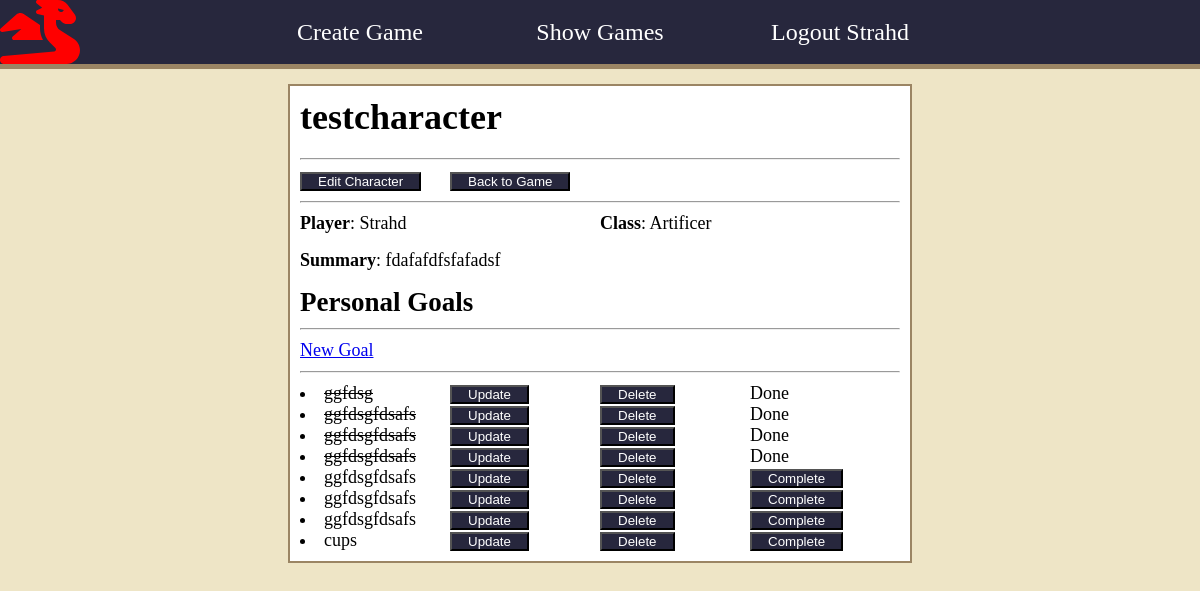
Page /games/character/47/ (signed in) on the committed database.
### games/models.py (models this page shows, shortened)
class Character(models.Model):
    summary = models.TextField()
    name = models.CharField(max_length=100)
    playersclass = models.CharField(choices=CLASS_CHOICES, max_length=50, default='Artificer')
    user = models.ForeignKey(USER_MODEL, related_name="characters", on_delete=models.CASCADE)
    game = models.ForeignKey("Game", related_name="characters", on_delete=models.CASCADE)

### goals/models.py (models this page shows, shortened)
class CharacterGoal(models.Model):
    name = models.CharField(max_length=100)
    description = models.TextField()
    is_completed = models.BooleanField(default=False)
    character = models.ForeignKey("games.Character", related_name="goals", on_delete=models.CASCADE, null=True)

### games/views.py (the view)
# urls.py: path("character/<int:pk>/", CharacterDetailView.as_view(), name="detail_character"),
class CharacterDetailView(LoginRequiredMixin, DetailView):
    model = Character
    template_name = "characters/detail_character.html"
    context_object_name = "character_detail"

### games/templates/characters/detail_character.html (shortened to what this page needs)
{% extends 'base.html' %}
{% block content %}
<div class="games-container">
    <h1> {{ character_detail.name }}</h1>
    <hr>
    <div class="character-nav">
        {% if character_detail.user == user %}
            <div>
                <button><a href="{% url 'update_character' character_detail.id%}">Edit Character</a></button>
            </div>
        {% endif %}
        <div>
            <button><a href="{% url 'show_game' character_detail.game_id%}">Back to Game</a></button>
        </div>
    </div>
    <hr>
    <div class="character-detail">
        <p><strong>Player</strong>: {{ character_detail.user }} </p>
        <p><strong>Class</strong>: {{ character_detail.playersclass }} </p>
        <p class="span-two-columns"><strong>Summary</strong>: {{ character_detail.summary }} </p>
    </div>
    <div class="goals">
        <h2>Personal Goals</h2>
        <hr>
            <a href="{% url 'create_character_goal' character_detail.id%}">New Goal</a>
        <hr>
        <ul>
            {% for goal in character_detail.goals.all  %}
                <div class="goal-grid">
                    {% if goal.is_completed %}
                        <li class="goal-list-completed">{{ goal.name }}</li>
                    {% else %}
                        <li class="goal-list">{{ goal.name }}</li>
                    {% endif %}
                    <div><button><a href="{% url 'update_character_goal' goal.id%}">Update</a></button></div>
                    <div><button><a href="{% url 'delete_goal' goal.id%}">Delete</a></button></div>
                    {% if goal.is_completed %}
                        <p>Done</p>
                    {% else %}
                        <form method="POST" action="{% url 'complete_goal' goal.id %}">
                            <div>
                                <button type="submit" class="complete-button">Complete</button>
                            </div>
                        </form>
                    {% endif %}
                </div>
            {% endfor %}
        </ul>
    </div>
</div>
{% endblock content %}

### games/templates/base.html (shortened to what this page needs)
{% load static %}
<!DOCTYPE html>
<html lang="en">
<head>
    <link rel="stylesheet" href="{% static 'player/player.css' %}">
</head>
<body>
    <header>
        <nav>
        <i class="fa-solid fa-dragon background-dragon"></i>
            <ul>
                {% if user.is_authenticated %}
                    <li ><a href="{% url 'create_game' %}" class="nav-link">Create Game</a></li>
                    <li><a href="{% url 'list_games' %}" class="nav-link">Show Games</a></li>
                    <li><a href="{% url 'logout' %}" class="nav-link">Logout {{ user.username }}</a></li>
                {% else %}
                <li><a href="{% url 'signup' %}" class="nav-link">Signup</a></li>
                <li class="login"><a href="{% url 'login' %}" class="nav-link">Login</a></li>
                {% endif %}
            </ul>
        </nav>
    </header>
   <main>
       {% block content %}
       {% endblock content%}
   </main>
</body>
</html>

### games/static/player/player.css (style rules this page uses)
* { margin: 0; padding: 0; }
body { background-color: #eee5c6; font-size: 18px; }
header { background-color:#27273d; height: 4rem; margin-bottom: 20px; }
nav { border-bottom: 5px solid #9b8564; }
.span-two-columns { grid-column: span 2; }
header > nav, ul { height: 100%; }
header > nav > ul { display: grid; grid-template-columns: repeat(5, 1fr); align-items: center; justify-items: center; list-style: none; }
.nav-link { text-decoration: none; font-size: 1.5rem; height: 100%; color: white; }
header > nav > ul > li:nth-child(1) { grid-column-start: 2; }
main { display: flex; justify-content: center; align-content: center; }
.background-dragon { position: fixed; color: red; height: 4rem; }
.games-container { display: flex; flex-direction: column; height: auto; width: 50%; background-color: white; border: 2px solid #9b8564; padding: 10px; }
.games-container > h1 { margin-bottom: 10px; }
li { list-style: none; }
.fa-dragon { padding-right: 6px; }
form { display: flex; flex-direction: column; }
button { background-color:#27273d; }
button > a { color: white; text-decoration: none; padding: 1rem; }
hr { margin-top: 10px; margin-bottom: 10px; }
.character-detail { display: grid; grid-template-columns: repeat(2, 1fr); row-gap: 1rem; margin-bottom: 1rem; }
.character-nav { display:grid; grid-template-columns: repeat(4, 1fr); }
.goal-list { list-style: disc; list-style-position: inside; }
.goal-list-completed { list-style: disc; list-style-position: inside; text-decoration: line-through; }
.goal-grid { display: grid; grid-template-columns: repeat(4, 1fr); row-gap: 10px; }
.complete-button { color: white; padding-left: 1rem; padding-right: 1rem; }

### rows in the picture
Character: name "testcharacter", user "Strahd", playersclass "Artificer", summary "fdafafdfsfafadsf"
CharacterGoal: name "ggfdsg", is_completed "Done"
CharacterGoal: name "ggfdsgfdsafs", is_completed "Done"
CharacterGoal: name "ggfdsgfdsafs", is_completed "Done"
CharacterGoal: name "ggfdsgfdsafs", is_completed "Done"
CharacterGoal: name "ggfdsgfdsafs", is_completed "Complete"
CharacterGoal: name "ggfdsgfdsafs", is_completed "Complete"
CharacterGoal: name "ggfdsgfdsafs", is_completed "Complete"
CharacterGoal: name "cups", is_completed "Complete"

### other values in the picture
{{ user.username }} "Strahd"
